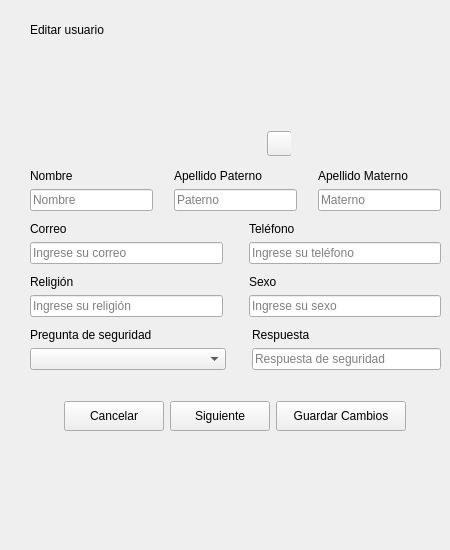
    <widget class="QWidget" name="page">
     <widget class="QWidget" name="layoutWidget">
      <property name="geometry">
       <rect>
        <x>30</x>
        <y>20</y>
        <width>411</width>
        <height>521</height>
       </rect>
      </property>
      <layout class="QGridLayout" name="gridLayout_2">
       <item row="7" column="0">
        <layout class="QHBoxLayout" name="horizontalLayout_4">
         <item>
          <layout class="QVBoxLayout" name="verticalLayout_6">
           <item>
            <widget class="QLabel" name="label_7">
             <property name="sizePolicy">
              <sizepolicy hsizetype="Preferred" vsizetype="Fixed">
               <horstretch>0</horstretch>
               <verstretch>0</verstretch>
              </sizepolicy>
             </property>
             <property name="text">
              <string>Religión</string>
             </property>
            </widget>
           </item>
           <item>
            <widget class="QLineEdit" name="lnReligion">
             <property name="placeholderText">
              <string>Ingrese su religión</string>
             </property>
            </widget>
           </item>
          </layout>
         </item>
         <item>
          <spacer name="horizontalSpacer_5">
           <property name="orientation">
            <enum>Qt::Horizontal</enum>
           </property>
           <property name="sizeType">
            <enum>QSizePolicy::Fixed</enum>
           </property>
           <property name="sizeHint" stdset="0">
            <size>
             <width>20</width>
             <height>20</height>
            </size>
           </property>
          </spacer>
         </item>
         <item>
          <layout class="QVBoxLayout" name="verticalLayout_7">
           <item>
            <widget class="QLabel" name="label_8">
             <property name="sizePolicy">
              <sizepolicy hsizetype="Preferred" vsizetype="Fixed">
               <horstretch>0</horstretch>
               <verstretch>0</verstretch>
              </sizepolicy>
             </property>
             <property name="text">
              <string>Sexo</string>
             </property>
            </widget>
           </item>
           <item>
            <widget class="QLineEdit" name="lnSexo">
             <property name="placeholderText">
              <string>Ingrese su sexo</string>
             </property>
            </widget>
           </item>
          </layout>
         </item>
        </layout>
       </item>
       <item row="8" column="0">
        <spacer name="verticalSpacer_6">
         <property name="orientation">
          <enum>Qt::Vertical</enum>
         </property>
         <property name="sizeType">
          <enum>QSizePolicy::Fixed</enum>
         </property>
         <property name="sizeHint" stdset="0">
          <size>
           <width>20</width>
           <height>5</height>
          </size>
         </property>
        </spacer>
       </item>
       <item row="4" column="0">
        <spacer name="verticalSpacer_4">
         <property name="orientation">
          <enum>Qt::Vertical</enum>
         </property>
         <property name="sizeType">
          <enum>QSizePolicy::Fixed</enum>
         </property>
         <property name="sizeHint" stdset="0">
          <size>
           <width>20</width>
           <height>5</height>
          </size>
         </property>
        </spacer>
       </item>
       <item row="5" column="0">
        <layout class="QHBoxLayout" name="horizontalLayout_3">
         <item>
          <layout class="QVBoxLayout" name="verticalLayout_4">
           <item>
            <widget class="QLabel" name="label_5">
             <property name="sizePolicy">
              <sizepolicy hsizetype="Preferred" vsizetype="Fixed">
               <horstretch>0</horstretch>
               <verstretch>0</verstretch>
              </sizepolicy>
             </property>
             <property name="text">
              <string>Correo</string>
             </property>
            </widget>
           </item>
           <item>
            <widget class="QLineEdit" name="lnCorreo">
             <property name="placeholderText">
              <string>Ingrese su correo</string>
             </property>
            </widget>
           </item>
          </layout>
         </item>
         <item>
          <spacer name="horizontalSpacer_4">
           <property name="orientation">
            <enum>Qt::Horizontal</enum>
           </property>
           <property name="sizeType">
            <enum>QSizePolicy::Fixed</enum>
           </property>
           <property name="sizeHint" stdset="0">
            <size>
             <width>20</width>
             <height>20</height>
            </size>
           </property>
          </spacer>
         </item>
         <item>
          <layout class="QVBoxLayout" name="verticalLayout_5">
           <item>
            <widget class="QLabel" name="label_6">
             <property name="sizePolicy">
              <sizepolicy hsizetype="Preferred" vsizetype="Fixed">
               <horstretch>0</horstretch>
               <verstretch>0</verstretch>
              </sizepolicy>
             </property>
             <property name="text">
              <string>Teléfono</string>
             </property>
            </widget>
           </item>
           <item>
            <widget class="QLineEdit" name="lnTel">
             <property name="placeholderText">
              <string>Ingrese su teléfono</string>
             </property>
            </widget>
           </item>
          </layout>
         </item>
        </layout>
       </item>
       <item row="2" column="0">
        <spacer name="verticalSpacer_3">
         <property name="orientation">
          <enum>Qt::Vertical</enum>
         </property>
         <property name="sizeType">
          <enum>QSizePolicy::Fixed</enum>
         </property>
         <property name="sizeHint" stdset="0">
          <size>
           <width>20</width>
           <height>7</height>
          </size>
         </property>
        </spacer>
       </item>
       <item row="12" column="0">
        <layout class="QHBoxLayout" name="horizontalLayout_5">
         <item>
          <spacer name="horizontalSpacer_6">
           <property name="orientation">
            <enum>Qt::Horizontal</enum>
           </property>
           <property name="sizeHint" stdset="0">
            <size>
             <width>40</width>
             <height>20</height>
            </size>
           </property>
          </spacer>
         </item>
         <item>
          <widget class="QPushButton" name="btnCancelar">
           <property name="minimumSize">
            <size>
             <width>100</width>
             <height>30</height>
            </size>
           </property>
           <property name="text">
            <string>Cancelar</string>
           </property>
          </widget>
         </item>
         <item>
          <widget class="QPushButton" name="btnSiguiente">
           <property name="minimumSize">
            <size>
             <width>100</width>
             <height>30</height>
            </size>
           </property>
           <property name="text">
            <string>Siguiente</string>
           </property>
          </widget>
         </item>
         <item>
          <widget class="QPushButton" name="btnGuardarCambios">
           <property name="minimumSize">
            <size>
             <width>130</width>
             <height>30</height>
            </size>
           </property>
           <property name="text">
            <string>Guardar Cambios</string>
           </property>
          </widget>
         </item>
         <item>
          <spacer name="horizontalSpacer_7">
           <property name="orientation">
            <enum>Qt::Horizontal</enum>
           </property>
           <property name="sizeHint" stdset="0">
            <size>
             <width>40</width>
             <height>20</height>
            </size>
           </property>
          </spacer>
         </item>
        </layout>
       </item>
       <item row="14" column="0">
        <spacer name="verticalSpacer_2">
         <property name="orientation">
          <enum>Qt::Vertical</enum>
         </property>
         <property name="sizeType">
          <enum>QSizePolicy::Expanding</enum>
         </property>
         <property name="sizeHint" stdset="0">
          <size>
           <width>20</width>
           <height>40</height>
          </size>
         </property>
        </spacer>
       </item>
       <item row="6" column="0">
        <spacer name="verticalSpacer_5">
         <property name="orientation">
          <enum>Qt::Vertical</enum>
         </property>
         <property name="sizeType">
          <enum>QSizePolicy::Fixed</enum>
         </property>
         <property name="sizeHint" stdset="0">
          <size>
           <width>20</width>
           <height>5</height>
          </size>
         </property>
        </spacer>
       </item>
       <item row="1" column="0">
        <layout class="QGridLayout" name="gridLayout">
         <item row="0" column="1">
          <widget class="QWidget" name="widget" native="true">
           <property name="minimumSize">
            <size>
             <width>110</width>
             <height>110</height>
            </size>
           </property>
           <widget class="QLabel" name="lblFotoPerfil">
            <property name="geometry">
             <rect>
              <x>0</x>
              <y>0</y>
              <width>110</width>
              <height>110</height>
             </rect>
            </property>
            <property name="minimumSize">
             <size>
              <width>110</width>
              <height>110</height>
             </size>
            </property>
            <property name="maximumSize">
             <size>
              <width>110</width>
              <height>110</height>
             </size>
            </property>
            <property name="font">
             <font>
              <family>MS Shell Dlg 2</family>
              <pointsize>11</pointsize>
              <weight>50</weight>
              <italic>false</italic>
              <bold>false</bold>
              <stylestrategy>PreferDefault</stylestrategy>
             </font>
            </property>
            <property name="styleSheet">
             <string notr="true"/>
            </property>
            <property name="frameShape">
             <enum>QFrame::NoFrame</enum>
            </property>
            <property name="text">
             <string/>
            </property>
            <property name="scaledContents">
             <bool>true</bool>
            </property>
           </widget>
           <widget class="QPushButton" name="btnFotoPerfil">
            <property name="geometry">
             <rect>
              <x>86</x>
              <y>85</y>
              <width>25</width>
              <height>25</height>
             </rect>
            </property>
            <property name="minimumSize">
             <size>
              <width>25</width>
              <height>25</height>
             </size>
            </property>
            <property name="maximumSize">
             <size>
              <width>25</width>
              <height>25</height>
             </size>
            </property>
            <property name="styleSheet">
             <string notr="true"/>
            </property>
            <property name="text">
             <string/>
            </property>
            <property name="icon">
             <iconset resource="imgs/imgs.qrc">
              <normaloff>:/imgs/camera.png</normaloff>:/imgs/camera.png</iconset>
            </property>
            <property name="iconSize">
             <size>
              <width>20</width>
              <height>20</height>
             </size>
            </property>
           </widget>
          </widget>
         </item>
         <item row="0" column="0">
          <spacer name="horizontalSpacer_8">
           <property name="orientation">
            <enum>Qt::Horizontal</enum>
           </property>
           <property name="sizeHint" stdset="0">
            <size>
             <width>40</width>
             <height>20</height>
            </size>
           </property>
          </spacer>
         </item>
         <item row="0" column="2">
          <spacer name="horizontalSpacer_9">
           <property name="orientation">
            <enum>Qt::Horizontal</enum>
           </property>
           <property name="sizeHint" stdset="0">
            <size>
             <width>40</width>
             <height>20</height>
            </size>
           </property>
          </spacer>
         </item>
        </layout>
       </item>
       <item row="9" column="0">
        <layout class="QHBoxLayout" name="horizontalLayout_6">
         <item>
          <layout class="QVBoxLayout" name="verticalLayout_8">
           <item>
            <widget class="QLabel" name="label_10">
             <property name="text">
              <string>Pregunta de seguridad</string>
             </property>
            </widget>
           </item>
           <item>
            <widget class="QComboBox" name="cbPreguntas">
             <property name="minimumSize">
              <size>
               <width>196</width>
               <height>0</height>
              </size>
             </property>
             <property name="maximumSize">
              <size>
               <width>200</width>
               <height>16777215</height>
              </size>
             </property>
            </widget>
           </item>
          </layout>
         </item>
         <item>
          <spacer name="horizontalSpacer_10">
           <property name="orientation">
            <enum>Qt::Horizontal</enum>
           </property>
           <property name="sizeType">
            <enum>QSizePolicy::Fixed</enum>
           </property>
           <property name="sizeHint" stdset="0">
            <size>
             <width>20</width>
             <height>20</height>
            </size>
           </property>
          </spacer>
         </item>
         <item>
          <layout class="QVBoxLayout" name="verticalLayout_10">
           <item>
            <widget class="QLabel" name="label_12">
             <property name="sizePolicy">
              <sizepolicy hsizetype="Preferred" vsizetype="Fixed">
               <horstretch>0</horstretch>
               <verstretch>0</verstretch>
              </sizepolicy>
             </property>
             <property name="text">
              <string>Respuesta</string>
             </property>
            </widget>
           </item>
           <item>
            <widget class="QLineEdit" name="lnRespuesta">
             <property name="placeholderText">
              <string>Respuesta de seguridad</string>
             </property>
            </widget>
           </item>
          </layout>
         </item>
        </layout>
       </item>
       <item row="0" column="0">
        <layout class="QHBoxLayout" name="horizontalLayout_2">
         <item>
          <widget class="QLabel" name="label">
           <property name="minimumSize">
            <size>
             <width>0</width>
             <height>20</height>
            </size>
           </property>
           <property name="styleSheet">
            <string notr="true">font: 14pt &quot;MS Shell Dlg 2&quot;;
</string>
           </property>
           <property name="text">
            <string>Editar usuario</string>
           </property>
          </widget>
         </item>
         <item>
          <spacer name="horizontalSpacer">
           <property name="orientation">
            <enum>Qt::Horizontal</enum>
           </property>
           <property name="sizeHint" stdset="0">
            <size>
             <width>40</width>
             <height>20</height>
            </size>
           </property>
          </spacer>
         </item>
        </layout>
       </item>
       <item row="3" column="0">
        <layout class="QHBoxLayout" name="horizontalLayout">
         <item>
          <layout class="QVBoxLayout" name="verticalLayout">
           <item>
            <widget class="QLabel" name="label_2">
             <property name="sizePolicy">
              <sizepolicy hsizetype="Preferred" vsizetype="Fixed">
               <horstretch>0</horstretch>
               <verstretch>0</verstretch>
              </sizepolicy>
             </property>
             <property name="text">
              <string>Nombre</string>
             </property>
            </widget>
           </item>
           <item>
            <widget class="QLineEdit" name="lnNombre">
             <property name="placeholderText">
              <string>Nombre</string>
             </property>
            </widget>
           </item>
          </layout>
         </item>
         <item>
          <spacer name="horizontalSpacer_2">
           <property name="orientation">
            <enum>Qt::Horizontal</enum>
           </property>
           <property name="sizeType">
            <enum>QSizePolicy::Fixed</enum>
           </property>
           <property name="sizeHint" stdset="0">
            <size>
             <width>15</width>
             <height>10</height>
            </size>
           </property>
          </spacer>
         </item>
         <item>
          <layout class="QVBoxLayout" name="verticalLayout_2">
           <item>
            <widget class="QLabel" name="label_3">
             <property name="sizePolicy">
              <sizepolicy hsizetype="Preferred" vsizetype="Fixed">
               <horstretch>0</horstretch>
               <verstretch>0</verstretch>
              </sizepolicy>
             </property>
             <property name="text">
              <string>Apellido Paterno</string>
             </property>
            </widget>
           </item>
           <item>
            <widget class="QLineEdit" name="lnPaterno">
             <property name="placeholderText">
              <string>Paterno</string>
             </property>
            </widget>
           </item>
          </layout>
         </item>
         <item>
          <spacer name="horizontalSpacer_3">
           <property name="orientation">
            <enum>Qt::Horizontal</enum>
           </property>
           <property name="sizeType">
            <enum>QSizePolicy::Fixed</enum>
           </property>
           <property name="sizeHint" stdset="0">
            <size>
             <width>15</width>
             <height>10</height>
            </size>
           </property>
          </spacer>
         </item>
         <item>
          <layout class="QVBoxLayout" name="verticalLayout_3">
           <item>
            <widget class="QLabel" name="label_4">
             <property name="sizePolicy">
              <sizepolicy hsizetype="Preferred" vsizetype="Fixed">
               <horstretch>0</horstretch>
               <verstretch>0</verstretch>
              </sizepolicy>
             </property>
             <property name="text">
              <string>Apellido Materno</string>
             </property>
            </widget>
           </item>
           <item>
            <widget class="QLineEdit" name="lnMaterno">
             <property name="placeholderText">
              <string>Materno</string>
             </property>
            </widget>
           </item>
          </layout>
         </item>
        </layout>
       </item>
       <item row="11" column="0">
        <spacer name="verticalSpacer">
         <property name="orientation">
          <enum>Qt::Vertical</enum>
         </property>
         <property name="sizeType">
          <enum>QSizePolicy::Fixed</enum>
         </property>
         <property name="sizeHint" stdset="0">
          <size>
           <width>20</width>
           <height>25</height>
          </size>
         </property>
        </spacer>
       </item>
      </layout>
     </widget>
    </widget>
